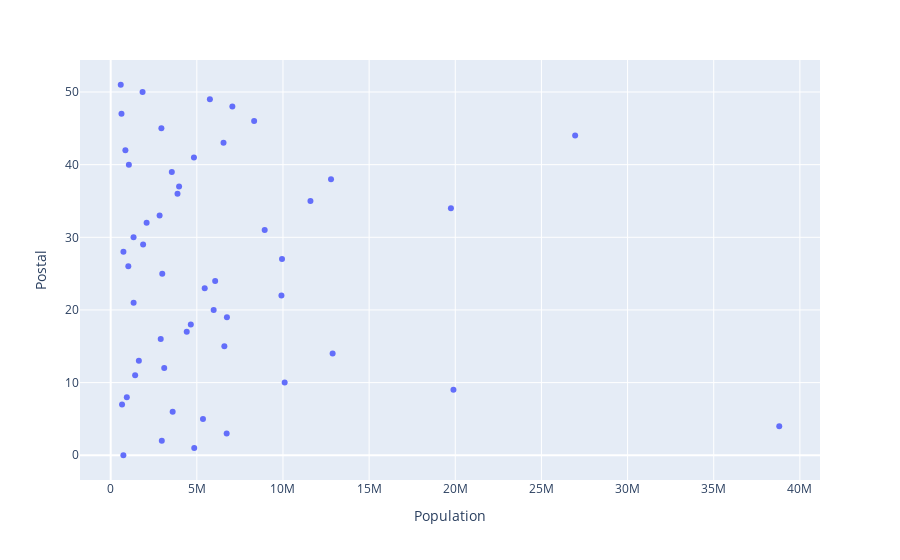

Source (notebook cell):
### Markdown cell above
## Scatter Plots on the Data

### Code cell
import plotly.express as px
fig = px.scatter(FirstDataset, x="Population", y="Postal")
fig.show()

### Figure 1 — Plotly figure (JSON) as saved in the notebook; plotly's stock layout.template omitted (floating-point values rounded to 4 significant figures)
{"data": [{"hovertemplate": "Population=%{x}<br>Postal=%{y}<extra></extra>", "legendgroup": "", "marker": {"color": "#636efa", "symbol": "circle"}, "mode": "markers", "name": "", "orientation": "v", "showlegend": false, "type": "scatter", "x": [4849377, 736732, 6731484, 2966369, 38802500, 5355866, 3596677, 935614, 658893, 19893297, 10097343, 1419561, 1634464, 12880580, 6596855, 3107126, 2904021, 4413457, 4649676, 1330089, 5976407, 6745408, 9909877, 5457173, 2994079, 6063589, 1023579, 1881503, 2839098, 1326813, 8938175, 2085572, 19746227, 9943964, 739482, 11594163, 3878051, 3970239, 12787209, 3548397, 1055173, 4832482, 853175, 6549352, 26956958, 2942902, 626562, 8326289, 7061530, 1850326, 5757564, 584153], "xaxis": "x", "y": [1, 0, 3, 2, 4, 5, 6, 8, 7, 9, 10, 11, 13, 14, 15, 12, 16, 17, 18, 21, 20, 19, 22, 23, 25, 24, 26, 29, 33, 30, 31, 32, 34, 27, 28, 35, 36, 37, 38, 39, 40, 41, 42, 43, 44, 45, 47, 46, 48, 50, 49, 51], "yaxis": "y"}], "layout": {"legend": {"tracegroupgap": 0}, "margin": {"t": 60}, "xaxis": {"anchor": "y", "domain": [0, 1], "title": {"text": "Population"}}, "yaxis": {"anchor": "x", "domain": [0, 1], "title": {"text": "Postal"}}}}
